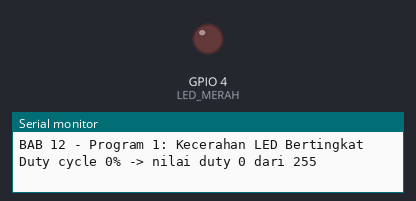
The sketch below on a simulated ESP32. Shown: output pins drawn as LEDs (lit = HIGH), the last lines printed to the serial monitor.

Above: at 0.05 s.
At 6.0 s:
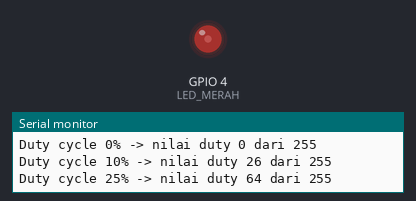
At 9.0 s:
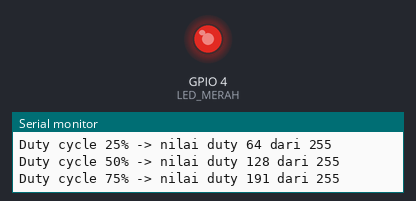
At 12.0 s:
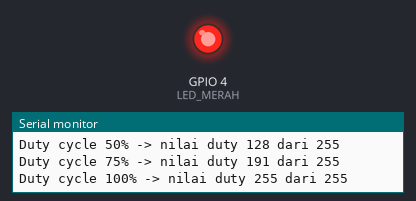
Timing chart, 0 to 15.6 s (numbered marks = the images above):
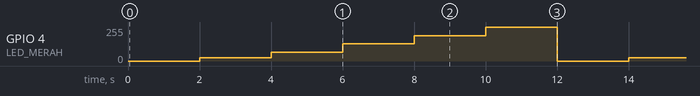

The sketch:

p1_kecerahan_bertingkat.ino
```cpp
/*
 * BAB 12 - Program 1: Kecerahan LED Bertingkat
 * LED merah menyala dengan duty cycle 0%, 10%, 25%, 50%, 75%, dan 100%,
 * masing-masing selama 2 detik, lalu mengulang dari awal.
 *
 * Rangkaian: LED1 (merah) di header LED → IO4
 */

#define LED_MERAH 4  // LED merah → IO4

const uint32_t FREKUENSI = 5000;  // 5 kHz: kedipannya terlalu cepat untuk terlihat mata
const uint8_t RESOLUSI = 8;       // 8 bit → nilai duty 0–255
const int DUTY_MAKS = 255;        // nilai duty terbesar pada resolusi 8 bit

const int DAFTAR_PERSEN[] = {0, 10, 25, 50, 75, 100};
const int JUMLAH_LANGKAH = sizeof(DAFTAR_PERSEN) / sizeof(DAFTAR_PERSEN[0]);

void setup() {
  Serial.begin(115200);
  Serial.println("BAB 12 - Program 1: Kecerahan LED Bertingkat");

  // Sambungkan IO4 ke LEDC: frekuensi 5 kHz, resolusi 8 bit
  if (!ledcAttach(LED_MERAH, FREKUENSI, RESOLUSI)) {
    Serial.println("Gagal mengatur PWM di IO4! Periksa frekuensi dan resolusi.");
    while (true) {
      delay(1000);  // program berhenti di sini
    }
  }
}

void loop() {
  for (int i = 0; i < JUMLAH_LANGKAH; i++) {
    int persen = DAFTAR_PERSEN[i];
    int duty = round(persen * DUTY_MAKS / 100.0);  // ubah persen menjadi nilai duty

    ledcWrite(LED_MERAH, duty);  // LEDC terus membuat PWM dengan duty ini

    Serial.print("Duty cycle ");
    Serial.print(persen);
    Serial.print("% -> nilai duty ");
    Serial.print(duty);
    Serial.println(" dari 255");

    delay(2000);  // tahan 2 detik supaya sempat diamati
  }
}
```

Measured:
- by itself, GPIO 4 (LED_MERAH): repeats every 12.0 s: 64/255 2.0 s, 128/255 2.0 s, 190/255 2.0 s, 255/255 2.0 s, 0/255 2.0 s, 26/255 2.0 s
